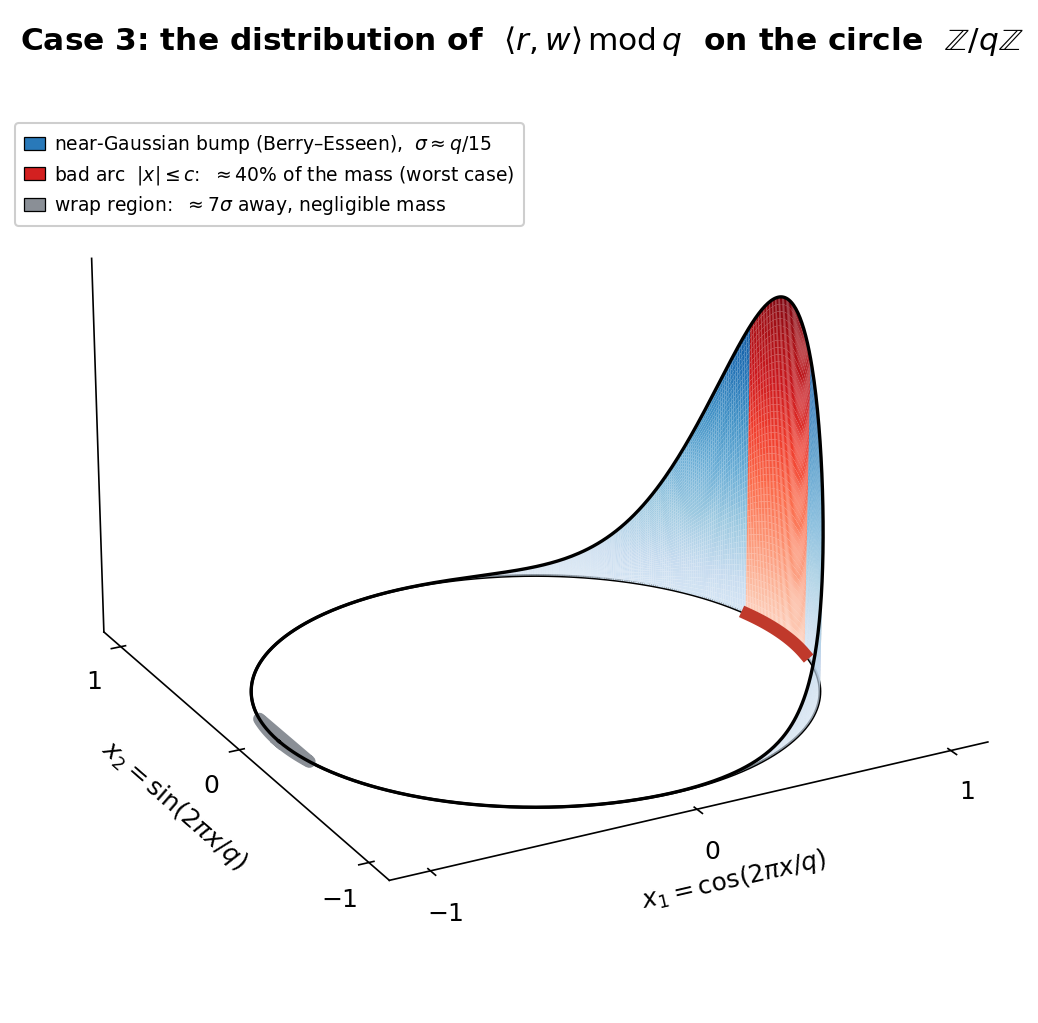

Here is the Python script that generated this plot:
"""
THE HERO, in 3D.  Distribution of <r,w> mod q as a density curtain on the circle Z/qZ.

The circle lives in the (x1,x2)=(cos,sin) plane; the height above each point is the probability
density.  Over random r the density is a single near-Gaussian bump (Berry-Esseen), spread
sigma ~ q/15.  The verifier accepts iff the value lands in the bad arc |x|<=c (red sector).
The bump is wider than the arc, so <=~40% of the curtain's mass sits over it; the antipodal wrap
region (gray) is ~7 sigma away with negligible mass.
"""
import numpy as np
import matplotlib.pyplot as plt
from matplotlib import cm

plt.rcParams.update({"font.size": 12, "figure.dpi": 150})

sig_t = 2*np.pi*(1/(11*np.sqrt(2)))      # angular spread (q = 1)
c_t   = 2*np.pi*(1/30.)                   # bad-arc half-angle
from scipy.stats import norm
p0 = 2*norm.cdf((1/30.)/(1/(11*np.sqrt(2)))) - 1

N, M = 720, 48
theta = np.linspace(-np.pi, np.pi, N)
def g(th): return sum(np.exp(-((th + 2*np.pi*k)**2)/(2*sig_t**2)) for k in (-1, 0, 1))
H = g(theta); H = 1.30*H/H.max()
tt = np.linspace(0, 1, M)
TH, TT = np.meshgrid(theta, tt)
X, Y, Z = np.cos(TH), np.sin(TH), TT*H[None, :]

bad  = np.abs(theta) <= c_t
wrap = np.abs(np.abs(theta) - np.pi) <= c_t

# colour by ABSOLUTE height (tails stay pale, only the peak saturates -> dimensional look)
zmax = H.max()
frac = (TT * H[None, :]) / zmax                  # (M, N) in [0,1]
shade = 0.18 + 0.78 * frac
RB, BL = cm.Reds(shade), cm.Blues(shade)         # (M, N, 4) each
FC = np.where(bad[None, :, None], RB, BL)

fig = plt.figure(figsize=(10.5, 8.6))
ax = fig.add_subplot(111, projection="3d")
surf = ax.plot_surface(X, Y, Z, facecolors=FC, rstride=1, cstride=1, linewidth=0,
                       antialiased=True, shade=False, zorder=2)
surf.set_rasterized(True)
# crisp outlines: density profile (top) + base circle
ax.plot(np.cos(theta), np.sin(theta), H, color="k", lw=1.6, zorder=4)
ax.plot(np.cos(theta), np.sin(theta), 0*theta, color="k", lw=1.4, zorder=1)
# bad arc + wrap region on the base
ax.plot(np.cos(theta[bad]),  np.sin(theta[bad]),  0*theta[bad],  color="#c0392b", lw=6, zorder=5)
ax.plot(np.cos(theta[wrap]), np.sin(theta[wrap]), 0*theta[wrap], color="#8a8f96", lw=6, zorder=3)

# clean look -- bump (theta=0 -> (1,0)) brought to front-centre
ax.view_init(elev=22, azim=-118)
ax.set_box_aspect((1, 1, 0.62))
ax.set_zlim(0, 1.45); ax.set_xlim(-1.15, 1.15); ax.set_ylim(-1.15, 1.15)
for pane in (ax.xaxis, ax.yaxis, ax.zaxis):
    pane.pane.set_facecolor((1, 1, 1, 0)); pane.pane.set_edgecolor((1, 1, 1, 0))
ax.grid(False)
ax.set_xticks([-1, 0, 1]); ax.set_yticks([-1, 0, 1]); ax.set_zticks([])
ax.set_xlabel(r"$x_1=\cos(2\pi x/q)$", labelpad=6)
ax.set_ylabel(r"$x_2=\sin(2\pi x/q)$", labelpad=6)

# annotations (2D overlay in figure coords -> clean leader-free callouts)
ax.text2D(0.50, 0.965, "Case 3: the distribution of  $\\langle r,w\\rangle \\,\\mathrm{mod}\\,q$  on the circle  $\\mathbb{Z}/q\\mathbb{Z}$",
          transform=ax.transAxes, ha="center", fontsize=15, fontweight="bold")
# legend (proxy patches) -- replaces scattered callouts
from matplotlib.patches import Patch
handles = [
    Patch(facecolor=cm.Blues(0.72), edgecolor="k", lw=0.6,
          label="near-Gaussian bump (Berry–Esseen),  $\\sigma\\approx q/15$"),
    Patch(facecolor=cm.Reds(0.72), edgecolor="k", lw=0.6,
          label=f"bad arc  $|x|\\leq c$:  $\\approx{p0*100:.0f}\\%$ of the mass (worst case)"),
    Patch(facecolor="#8a8f96", edgecolor="k", lw=0.6,
          label="wrap region:  $\\approx 7\\sigma$ away, negligible mass"),
]
ax.legend(handles=handles, loc="upper left", bbox_to_anchor=(-0.02, 0.90),
          fontsize=9, frameon=True, framealpha=0.95, borderpad=0.5, labelspacing=0.4,
          handlelength=1.1, handletextpad=0.5, edgecolor="#cccccc")

out = "/private/tmp/claude-501/-Users-prashanth-Desktop-Research-cryptography-JL-lean/85108a5f-92f8-4859-95d4-6aa61d83cd29/scratchpad/jl_circle3d.png"
fig.savefig(out, bbox_inches="tight", dpi=150)
print("wrote", out, f"| p0={p0:.3f} sig_theta={np.degrees(sig_t):.0f}deg badarc=+-{np.degrees(c_t):.0f}deg")
